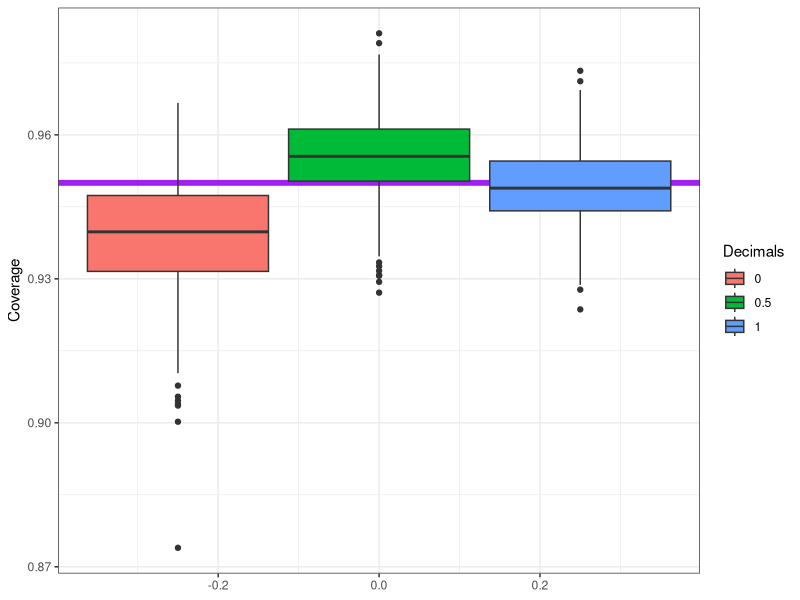

Write R code to recreate this figure.
setwd("~/unknown_locs/")

library(readr)
library(ggplot2)

df <- read_table2("output/simulation.txt", col_names = FALSE)
df <- df[,1:5]
colnames(df) <- c("Model","Decimals","Covered95", "Covered80","Covered50")
df$Model <- factor(df$Model)
df$Decimals <- factor(df$Decimals)
df$Covered95 <- as.numeric(df$Covered95)
df$Covered80 <- as.numeric(df$Covered80)
df$Covered50 <- as.numeric(df$Covered50)

library(reshape2)
df <- melt(df,measure.vars=3:5,value.name = "Covered",variable.name = "Level")
df1 <- df[df$Level=="Covered95",]
df1 <- df1[,-3]

tab1 <- table(df1)[,,2] / (table(df1)[,,2] + table(df1)[,,1])
tab1

df1 <- df[df$Level=="Covered80",]
df1 <- df1[,-3]

tab2 <- table(df1)[,,2] / (table(df1)[,,2] + table(df1)[,,1])
tab2

df1 <- df[df$Level=="Covered50",]
df1 <- df1[,-3]

tab3 <- table(df1)[,,2] / (table(df1)[,,2] + table(df1)[,,1])
tab3


locs <- read_table2("output/simulationLocsCoverage.txt", col_names = FALSE)
locs <- locs[,1:2]
colnames(locs) <- c("Decimals","Coverage")
locs$Decimals <- factor(locs$Decimals)

gg <- ggplot(locs,aes(y=Coverage,fill=Decimals)) +
  geom_hline( yintercept=0.95,color="purple",size=2) +
  geom_boxplot() +
  theme_bw()
  
gg



